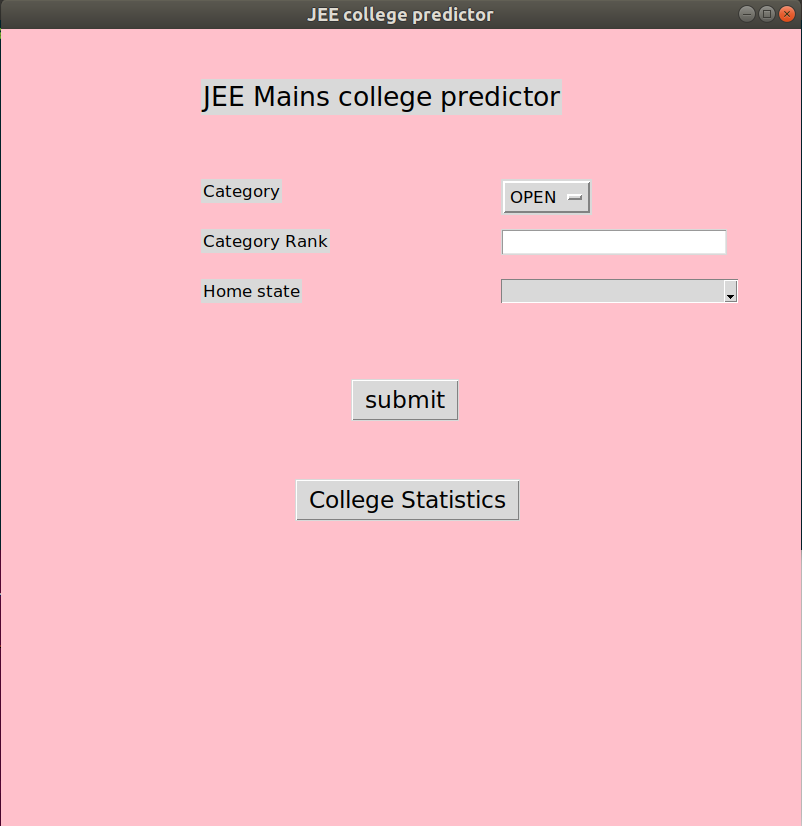

This chart was generated by the following Python code:
from tkinter import *
from tkinter import ttk
from tkinter import messagebox
import csv
import matplotlib.pyplot as plt
from collections import defaultdict
from experta import *
from facts import fact

gui = Tk()
gui.title("JEE college predictor")
gui.config(bg = 'pink')
gui.geometry('800x800')

l1 = Label(gui,text = 'JEE Mains college predictor',font  = ("bold",16))
l1.place(x = 200, y = 50)
cate = [
    "OPEN",
    "OPEN (PwD)",
    "OBC-NCL",
    "OBC-NCL (PwD)",
    "SC",
    "SC (PwD)",
    "ST",
    "ST (Pwd)"
]
states = [
"Andhra Pradesh",
"Arunachal Pradesh",
"Assam",
"Bihar",
"Chhattisgarh",
"Delhi",
"Goa",
"Gujarat",
"Haryana",
"Himachal Pradesh",
"Jammu and Kashmir",
"Jharkhand",
"Karnataka",
"Kerala",
"Madhya Pradesh",
"Maharashtra",
"Manipur",
"Meghalaya",
"Mizoram",
"Nagaland",
"Odisha",
"Puducherry",
"Punjab",
"Rajasthan",
"Sikkim",
"Tamil Nadu",
"Telangana",
"Tripura",
"Uttar Pradesh",
"Uttarakhand",
"West Bengal"
]
a = StringVar()
b = StringVar()
c = StringVar()

ans =[]



class student:
	JEE_rank=0
	state=0
	student_category=0
	def __init__(self,JEE_rank,state,student_category):
		self.JEE_rank=JEE_rank
		self.state=state
		self.student_category=student_category
ff = "Institute$Degree$Quota$OS$category$OR$CR"
ft="Institute$State$NIRF Ranking$India Today$Outlook India Ranking$Placement Statistics $Research Statistics$Alumni Statistics"
class Ranks:
	Institute=""
	State=""
	NIRF=""
	India_today=""
	Outlook_India=""
	Placement=""
	Research=""
	Alumni=""
	def __init__(self,Institute,State,NIRF,India_today,Outlook_India,Placement,Research,Alumni):
		self.Institute=Institute
		self.State=State
		self.NIRF=NIRF
		self.India_today=India_today
		self.Outlook_India=Outlook_India
		self.Placement=Placement
		self.Research=Research
		self.Alumni=Alumni
	def withname(self):
		return self.Institute+'\t'+'$'+self.State+'\t'+'$'+self.NIRF+'\t'+'$'+self.India_today+'\t'+'$'+self.Outlook_India+'\t'+'$'+self.Placement+'\t'+'$'+self.Research+'\t'+'$'+self.Alumni
def Input():
    print(a)
    print(b)
    print(c)
    rank=int(b)
    if(rank<=0):
        print("you entered wrong rank")
    cat=str(a)		
    state=str(c)
    return student(rank,state,cat)
	
def extract_data(file,college_names):
	reader=open(file)
	input_file=csv.DictReader(reader,college_names)
	#data={}
	data = defaultdict(list)
	#for k in college_names:
	#	data[k]=[]
	flag=0
	for row in input_file:
		if(flag==0):
			flag=1
			continue;
		for k in college_names:
				data[k].append(row[k])
	reader.close()
	return data


def filter_data(data):
	print(0.5*float(data[2]['Opening Rank'][1]))
	filtered_data1=[(0.5*float(data[2]['Opening Rank'][i])+0.3*float(data[1]['Opening Rank'][i])+0.2*float(data[0]['Opening Rank'][i])) for i in range(len(data[1]['Opening Rank']))]
	filtered_data2=[(0.5*float(data[2]['Closing Rank'][i])+0.3*float(data[1]['Closing Rank'][i])+0.2*float(data[0]['Closing Rank'][i])) for i in range(len(data[1]['Closing Rank']))]

	opening_filtered_data=[int(i) for i in filtered_data1]
	closing_filtered_data=[int(i) for i in filtered_data2]
	final_data=data[0]
	final_data['Opening Rank']=opening_filtered_data
	final_data['closing_rank']=closing_filtered_data
	return final_data


def suitable_college(user,process_data):
	ranking_data=extract_data("ranking.csv",["Ranking","Institute","State"])
	size=len(ranking_data['Ranking'])
	data={}
	k=0
	for (i,j) in process_data.items():
		#print(i,j.withname())
		#print(j.closing_rank,user.JEE_rank,j.Seat_Type,user.student_category)
		flag=0
		if(int(j.closing_rank)>=int(user.JEE_rank) and j.Seat_Type==user.student_category):
			for it in range(size):
				if(j.name==ranking_data['Institute'][it] and ranking_data['State'][it]==user.state):
					flag=1
					if(j.Quota=="HS"):
						data[k]=j
						#print("hello",data[k].withname())		
						k=k+1
						
						break
			if(flag==0):
				if(j.Quota=="OS"):
					data[k]=j
					k=k+1	
	return data

"""def preprocess(final_data):
	size=len(final_data['Institute'])
	ranking_data=extract_data("ranking.csv",["Ranking","Institute","State"])
	size_r=len(ranking_data['Ranking'])
	branch_data=extract_data("branch_ranking.csv",["Program","Priority"])
	size_a=len(branch_data['Program'])
	data={}
	j=0
	for i in range(size):
		name=final_data['Institute'][i]
		program=final_data['Academic Program Name'][i]
		Quota=final_data['Quota'][i]
		Seat_Type=final_data['Seat Type'][i]
		opening_rank=int(final_data['Opening Rank'][i])
		closing_rank=int(final_data['closing_rank'][i])
		rank=100
		for r in range(size_r):
			if(name==ranking_data['Institute'][r]):
				rank=int(ranking_data['Ranking'][r])
		branch_p=100
		for r in range(size_a):
			if(program==branch_data['Program'][r]):
				branch_p=int(branch_data['Priority'][r])
		data[j]=college(name,program,Quota,Seat_Type,opening_rank,closing_rank,rank,branch_p)
		#print('fact['+str(j)+']='+'college('+ '\'' +name+ '\''','+'\''+program+'\''+','+ '\''+Quota+ '\''+','+ '\''+Seat_Type+ '\''+','+ '\''+str(opening_rank)+ '\''+','+ '\''+str(closing_rank)+ '\''+','+ '\''+str(rank)+ '\''+','+ '\''+str(branch_p)+ '\''+')')
		#print(data[j].withname())
		j=j+1
		data=fact
	return data
"""
def gettopN(list1,n):
	if(len(list1)==0):
		print("no college is found")
	elif(len(list1)>=n):
		for i in range(n):
			print(list1[i].withname())
	else:
		for i in range(len(list1)):
			print(list1[i].withname())
def sort_college(final_college):
	size=len(final_college)
	list1=[]
	for i in range(size):
		list1.append(final_college[i])
		#print("Hello",list1[i].withname())
	list1.sort(key=lambda x:(int(x.rank)*int(x.opening_rank)*int(x.branch_priority)),reverse=False)
	return list1



class expert_system(KnowledgeEngine):
  
  @Rule(Fact(x=MATCH.y,n=MATCH.n))
  def is_suitable(self,y,n):
  	if(len(y)==0):
  		print("no college is found")
  	elif(len(y)>=n):
  		for i in range(n): 
  			print(y[i].withname())
  			ans.append(y[i].withname())
  	else:
  		for i in range(len(y)):
  			print(y[i].withname())
  			ans.append(y[i].withname())  
def main():
	print(a + " " + b + " " + c)
	n=3
	j=2016
	data={}
	for i in range(n):
		print("loading data of year "+str(j))
		data[i]=extract_data(str(j)+'.csv',['Institute','Academic Program Name','Quota','Seat Type','Opening Rank','Closing Rank'])
		#print(data[i])
		#data[i]=str(j)+'.csv)
		j=j+1 
	#list1 = [0.5*float(i) for i in data[2]['Opening Rank']]
	final_data=filter_data(data)
	#print(final_data)
	user=Input()
	#processed_data=preprocess(final_data)
	processed_data=fact
	final_college=suitable_college(user,processed_data)
	result=sort_college(final_college)


	engine=expert_system()
	engine.reset()
	engine.declare(Fact(x=result,n=20))
	engine.run()

	#print(ab)

def submit():
	global a,b,c
	a = (V1.get())
	b = (e1.get())
	c = (ss.get())
	ans.append(ff)
	main()
	asd = Tk()
	asd.title("Suggested Colleges")
	h = 20	
	w=6
	p = "asdfffffffffffffffffff"
	asd.geometry('1650x530')    
	asd.bind("<Escape>",lambda q:asd.destroy())
	for i in range(h):
		x = ans[i].split('$')
		for j in range(w):
			c = Label(asd , text = x[j])
			c.grid(row = i,column = j)
	Button(gui, text='Exit', command=gui.destroy()).pack()
	mainloop()

	
def submit2():
	final_data=extract_data("ranking2.csv",["Institute","State","NIRF Ranking","India Today","Outlook India Ranking","Placement Statistics","Research Statistics","Alumni Statistics"])
	size=len(final_data['Institute'])
	ans2=[]
	ans2.append(ft)
	j=0
	data={}
	for i in range(size):
		Institute=final_data['Institute'][i]
		State=final_data['State'][i]
		NIRF=final_data['NIRF Ranking'][i]
		India_today=final_data['India Today'][i]
		Outlook_today=final_data['Outlook India Ranking'][i]
		Placement=final_data['Placement Statistics'][i]
		Research=final_data['Research Statistics'][i]
		Alumni=final_data['Alumni Statistics'][i]
		data[j]=Ranks(Institute,State,NIRF,India_today,Outlook_today,Placement,Research,Alumni)
		ans2.append(data[j].withname())
		print(data[j].withname())
		j=j+1
	

	asd = Tk()
	asd.title("Statistics")
	h = 32	
	w=8
	d={}
	p = "asdfffffffffffffffffff"
	asd.geometry('1650x830')    
	asd.bind("<Escape>",lambda q:asd.destroy())
	for i in range(h):
		x = ans2[i].split('$')
		for j in range(w):
			if j==0:
				d[i+j] = Label(asd , text = x[j])
				d[i+j].grid(row = i,column = j)
			else:
				d[i+j] = Label(asd , text = x[j])
				d[i+j].grid(row = i,column = j)

	Button(gui, text='Exit', command=gui.destroy()).pack()
	mainloop()


gui.bind("<Escape>",lambda q:gui.destroy())
# labels
cat = Label(gui,text = 'Category', font = ("bold",10))
cat.place(x = 200, y = 150)

catRank = Label(gui,text = 'Category Rank', font = ("bold",10))
catRank.place(x = 200, y = 200)

Hstate = Label(gui, text = 'Home state', font = ("bold",10))
Hstate.place(x = 200,y = 250)
# entry options and drop down menu

# 1
V1 = StringVar(gui)
V1.set(cate[0])
cc = OptionMenu(gui,V1,*cate)
cc.place(x = 500, y = 150)
# 2
e1 = Entry(gui)
e1.place(x = 500,y = 200)
# 3
V2 = StringVar(gui)
V2.set(states[0])
ss = ttk.Combobox(gui,values = states, state = "readonly", height = 8)
# ss.set(states[0])
ss.place(x = 500, y = 250)




# button

b1 = Button(gui,text = "submit", font = ("bold",14),command = submit)
b1.place(x = 350, y = 350)

b2 = Button(gui,text = "College Statistics", font = ("bold",14),command = submit2)
b2.place(x = 294, y = 450)
gui.mainloop()
